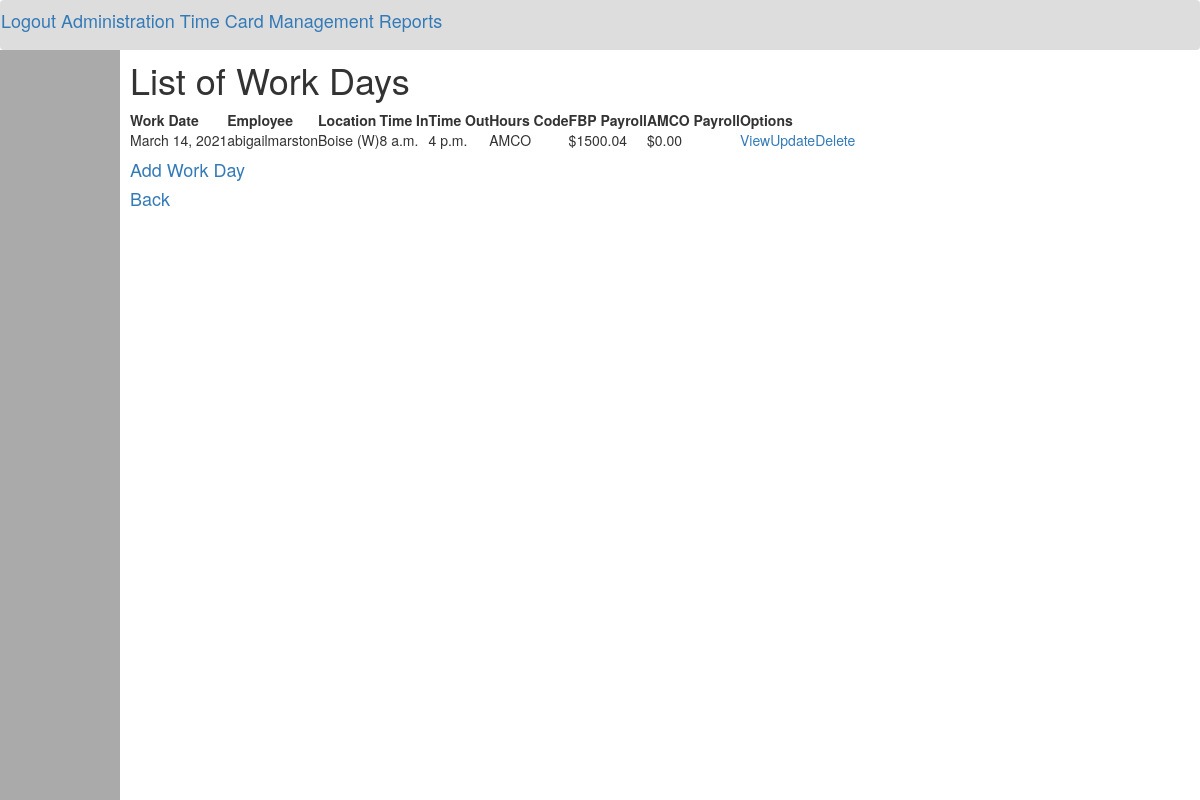
The page /workdays/ (signed in) on the database its author committed.
### workdays/models.py (models this page shows, shortened)
class WorkDay(models.Model):
    user = models.ForeignKey(User, null=False, on_delete=models.CASCADE)
    location = models.ForeignKey(Location, null=True, on_delete=models.SET_NULL)
    work_date = models.DateField(null=False, default=now)
    time_in = models.TimeField(null=False, default=time(hour=8))
    time_out = models.TimeField(null=False, default=time(hour=16))
    hours_code = models.CharField(
        null=False,
        max_length=4,
        choices=HOUR_CODES,
        validators=[
            RegexValidator(
                regex="^(FBP|AMCO)$",
                message="Please choose either FBP or AMCO."
            )
        ]
    )
    fbp_payroll = models.DecimalField(
        max_digits=9,
        decimal_places=2,
        null=False,
        default=0,
        validators=[
            MinValueValidator(
                limit_value=0,
                message="Please insert a non-negative number."
            ),
            MaxValueValidator(
                limit_value=9999999.99,
                message="Payroll must be under $10 million."
            )
        ]
    )
    amco_payroll = models.DecimalField(
        max_digits=9,
        decimal_places=2,
        null=False,
        default=0,
        validators=[
            MinValueValidator(
                limit_value=0,
                message="Please insert a non-negative number."
            ),
            MaxValueValidator(
                limit_value=9999999.99,
                message="Payroll must be under $10 million."
            )
        ]
    )

### locations/models.py (models this page shows, shortened)
class Location(models.Model):
    name = models.CharField(
        unique=True,
        max_length=30,
        null=False,
        validators=[
            RegexValidator(
                regex="^[a-zA-Z0-9,\. :-]+$",
                message="Please insert a valid location name."
            )
        ]
    )
    sector = models.CharField(
        max_length=1,
        null=False,
        choices=SECTORS,
        validators=[
            RegexValidator(
                regex="^[EW]$",
                message="Please insert either E (East) or W (West)."
            )
        ]
    )
    def __str__(self):
        return f"{self.name} ({self.sector})"

### workdays/views.py (the view)
# urls.py: path("", views.WorkDayList.as_view(), name="list"),
class WorkDayList(LoginRequiredMixin, ListView):
    model = WorkDay
    template_name = "workdays/list.html"
    context_object_name = "workdays"
    ordering = ["work_date"]
    extra_context = {"title": "List of Work Days"}
    def get_queryset(self):
        return super().get_queryset() if self.request.user.is_superuser else WorkDay.objects.filter(user=self.request.user)

### workdays/templates/workdays/list.html
{% extends "base/base.html" %}
{% block content %}
    {% if workdays %}
        <table>
            <tr>
                <th>Work Date</th>
                <th>Employee</th>
                <th>Location</th>
                <th>Time In</th>
                <th>Time Out</th>
                <th>Hours Code</th>
                <th>FBP Payroll</th>
                <th>AMCO Payroll</th>
                <th colspan="3">Options</th>
            </tr>
            {% for workday in workdays %}
                <tr>
                    <td>{{ workday.work_date }}</td>
                    <td>{{ workday.user }}</td>
                    <td>{{ workday.location }}</td>
                    <td>{{ workday.time_in }}</td>
                    <td>{{ workday.time_out }}</td>
                    <td>{{ workday.hours_code }}</td>
                    <td>${{ workday.fbp_payroll }}</td>
                    <td>${{ workday.amco_payroll }}</td>
                    <td><a href="{% url 'workdays:detail' workday.id %}">View</a></td>
                    <td><a href="{% url 'workdays:update' workday.id %}">Update</a></td>
                    <td><a href="{% url 'workdays:delete' workday.id %}">Delete</a></td>
                </tr>
            {% endfor %}
        </table>
    {% else %}
        <h1>No workdays are listed at this time.</h1>
    {% endif %}
    {% if user.is_superuser %}
        <h4><a href="{% url 'workdays:create' %}">Add Work Day</a></h4>
    {% endif %}
    <h4><a href="{% url 'home' %}">Back</a></h4>
{% endblock content%}

### rows shown on the page
WorkDay: work_date "March 14, 2021", user "abigailmarston", location "Boise (W)", time_in "8 a.m.", time_out "4 p.m.", hours_code "AMCO", fbp_payroll "1500.04", amco_payroll "0.00"

### other values the page prints
{{ title }} "List of Work Days"
